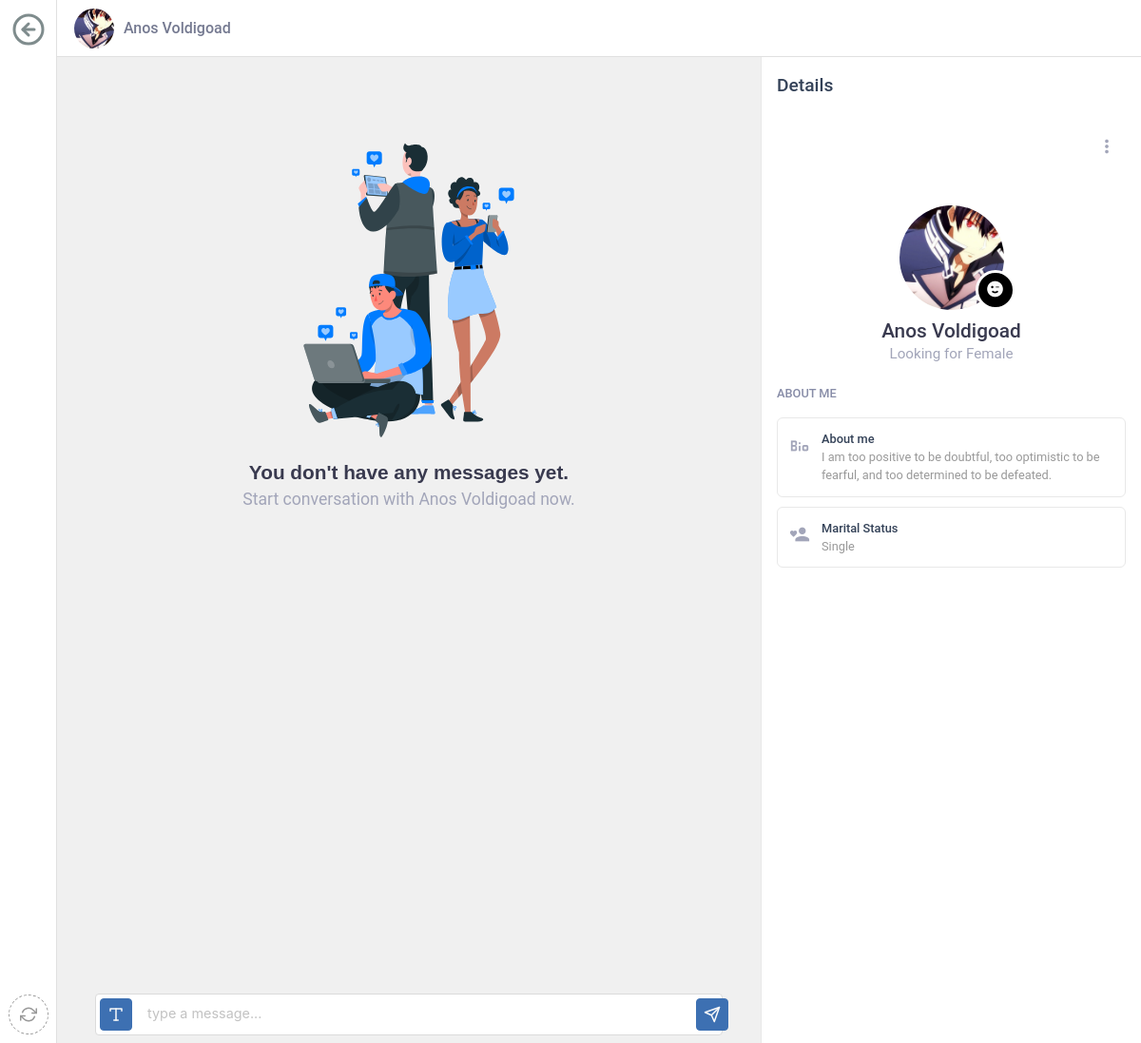
Page /message.php?userID=27 (signed in) on the committed database.
### tables this page shows
CREATE TABLE `userDetails` (
  `userID` int(11) NOT NULL,
  `userEmail` varchar(50) NOT NULL,
  `userPassword` varchar(50) NOT NULL,
  `firstName` varchar(50) NOT NULL,
  `lastName` varchar(50) NOT NULL,
  `profilePhoto` varchar(100) DEFAULT 'assets/profilePhotos/default.jpg',
  `gender` varchar(10) DEFAULT NULL,
  `dateOfBirth` date DEFAULT NULL,
  `aboutMe` varchar(250) DEFAULT NULL,
  `lookingFor` varchar(10) DEFAULT NULL,
  `maritalStatus` varchar(15) DEFAULT NULL,
  `totalChildren` int(11) DEFAULT NULL,
  `job` varchar(100) DEFAULT NULL,
  `isOnline` int(11) DEFAULT '0'
);

### controller/Utility.php (called while the page is built, shortened)
<?php
class Utility
{
    public function setCurrentUser($db){
        $userDetails = $db->getUserDetails($_SESSION["userID"]);
    }
}

### controller/CouplifyDB.php (called while the page is built, shortened)
<?php
class CouplifyDB
{
    private ?PDO $connectionToDatabase = null;
    function __construct() {
        try{
            $this->connectionToDatabase = new PDO(self::connectionString, self::databaseUsername, self::databasePassword);
            $this->connectionToDatabase->setAttribute(PDO::ATTR_ERRMODE, PDO::ERRMODE_EXCEPTION);
        }catch (PDOException $exception){
            die("Connection failed: " . $exception->getMessage());
        }
    }
    public function getUserDetails($userID): array
    {
        $resultOfQuery = $this->connectionToDatabase->prepare("select * from userDetails where userID = ".$userID);
        $resultOfQuery->execute();
        return $resultOfQuery->fetch();
    }
    public function getMessages($senderID, $receiverID): array
    {
        $allMessages = [];
        $searchQuery = "select * from messages where
        (senderID = {$senderID} or senderID = {$receiverID})
        and
        (receiverID = {$receiverID} or receiverID = {$senderID})";
        $resultOfQuery = $this->connectionToDatabase->prepare($searchQuery);
        $resultOfQuery->execute();
        return  $allMessages;
    }
}

### model/User.php (called while the page is built, shortened)
<?php
class User
{
    private int $userID;
    public function __construct($userData, $userAddress, $additionalDetails, $favouritedUsers, $premiumInfo)
    {
        $this->userID = $userData["userID"];
    }
    public function getUserID()
    {
        return $this->userID;
    }
}

### message.php (the view, shortened to what this page needs)
<?php
    require_once("controller/CouplifyDB.php");
    require_once("controller/Utility.php");
    require_once("model/User.php");
    $db = new CouplifyDB();
    $utility = new Utility();
    $currentUser = null;
    if(isset($_SESSION["userID"])){
        $utility->setCurrentUser($db);
        $currentUser = unserialize($_SESSION["currentUser"]);
    }else{
        header("Location: login.php");
    }
    $userDetails = [];
    $allMessages = [];
    if(isset($_GET["userID"])){
        if($db->isUserExists($_GET["userID"])){
            $userDetails = $db->getUserDetails($_GET["userID"]);
            $allMessages = $db->getMessages($currentUser->getUserID(), $userDetails["userID"]);
        }else{
            header("Location: error404.php");
        }
    }else{
        header("Location: error404.php");
    }
?>
<!DOCTYPE html>
<html lang="en">
<head>
    <?php include_once("commonUI/head.php"); ?>
</head>
<body>
<?php include_once("commonUI/navigation.php"); ?>
<div class="chat-wrapper is-standalone">
    <div class="chat-inner">
        <div class="chat-nav">
            <div class="nav-start">
                <div class="recipient-block">
                    <div class="avatar-container">
                        <img class="user-avatar" src="<?= $userDetails["profilePhoto"]; ?>" alt="">
                    </div>
                    <div class="username">
                        <a href="profile.php?userID=<?= $userDetails["userID"] ?>"><span><?= $userDetails["lastName"]." ". $userDetails["firstName"]; ?></span></a>
                    </div>
                </div>
            </div>
        </div>
        <div id="chat-sidebar" class="users-sidebar">
            <a href="myChats.php" class="header-item">
                <i data-feather="arrow-left-circle" style="width: 60%; height: 60%;color: #7f8c8d;margin-top: 2%"></i>
            </a>
            <div class="footer-item">
                <a href="message.php?userID=<?= $userDetails["userID"] ?>">
                    <div class="add-button">
                        <i data-feather="refresh-cw"></i>
                    </div>
                </a>
            </div>
        </div>
        <div id="chat-body" class="chat-body is-opened">
            <div class="chat-body-inner has-slimscroll">
                <?php
                    if(count($allMessages) < 1){
                ?>
                    <div class="page-placeholder">
                        <div class="placeholder-content">
                            <img class="light-image" src="assets/img/1.svg" alt="" />
                            <h3>You don't have any messages yet.</h3>
                            <p class="is-large">Start conversation with <?= $userDetails["lastName"]." ". $userDetails["firstName"]; ?> now.</p>
                        </div>
                    </div>
                <?php
                    }
                ?>
            </div>
            <div class="chat-action">
                <div class="chat-action-inner">
                    <div class="control">
                        <form action="message.php?userID=<?= $userDetails['userID'] ?>" method="post">
                            <textarea style="resize: none;" class="textarea comment-textarea" id="messageText" name="messageText" rows="1" placeholder="type a message..."></textarea>
                            <div class="dropdown compose-dropdown is-spaced is-accent is-up dropdown-trigger">
                                <div>
                                    <div class="add-button">
                                        <div class="button-inner">
                                            <i data-feather="type"></i>
                                        </div>
                                    </div>
                                </div>
                            </div>
                            <div style="margin-left: 95%;" class="dropdown compose-dropdown is-spaced is-accent is-up dropdown-trigger">
                                <div>
                                    <div class="add-button submit-btn is-hidden-mobile">
                                        <button type="submit" name="sendMessage" class="button-inner">
                                            <i data-feather="send"></i>
                                        </button>
                                    </div>
                                </div>
                            </div>
                        </form>
                    </div>
                </div>
            </div>
        </div>
        <div id="chat-panel" class="chat-panel is-opened">
            <div class="panel-inner">
                <div class="panel-header">
                    <h3>Details</h3>
                </div>
                <div class="panel-body is-user-details">
                    <div class="panel-body-inner">
                        <div class="subheader">
                            <div class="dropdown details-dropdown is-spaced is-neutral is-right dropdown-trigger ml-auto">
                                <div>
                                    <div class="action-icon">
                                        <i class="mdi mdi-dots-vertical"></i>
                                    </div>
                                </div>
                            </div>
                        </div>
                        <div class="details-avatar">
                            <img src="<?= $userDetails["profilePhoto"] ?>" alt="">
                            <div class="call-me" style="background-color: black;">
                                <i class="mdi mdi-emoticon-wink"></i>
                            </div>
                        </div>
                        <div class="user-meta has-text-centered">
                            <h3><?= $userDetails["lastName"]." ". $userDetails["firstName"]; ?></h3>
                            <h4>Looking for <?= $userDetails["lookingFor"]; ?></h4>
                        </div>
                        <div class="user-about">
                            <label>About Me</label>
                            <div class="about-block">
                                <i class="mdi mdi-bio"></i>
                                <div class="about-text">
                                    <span>About me</span>
                                    <span><a class="is-inverted" href="#"><?= $userDetails["aboutMe"]; ?></a></span>
                                </div>
                            </div>
                            <div class="about-block">
                                <i class="mdi mdi-account-heart"></i>
                                <div class="about-text">
                                    <span>Marital Status</span>
                                    <span><a class="is-inverted" href="#"><?= $userDetails["maritalStatus"]; ?></a></span>
                                </div>
                            </div>
                        </div>
                    </div>
                </div>
            </div>
        </div>
    </div>
</div>
</body>
</html>

### rows in the picture
userdetails: profilePhoto (picture), lastName "Anos", firstName "Voldigoad", lookingFor "Female", aboutMe "I am too positive to be doubtful, too optimistic to be fearful, and too determined to be defeated.", maritalStatus "Single"
